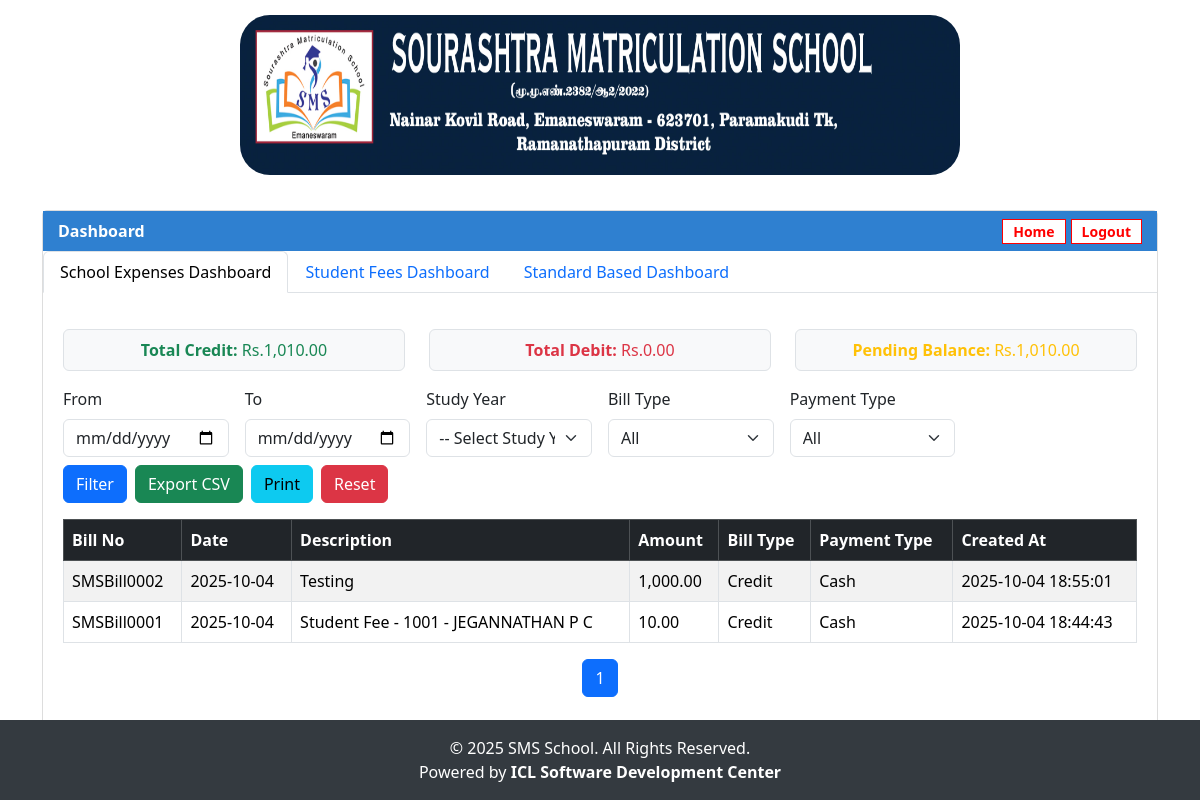
The page /expense_dashboard.php (signed in) on the database its author committed.
### tables this page shows
CREATE TABLE `school_expenses` (
  `bill_no` varchar(50) NOT NULL,
  `expense_date` date NOT NULL,
  `description` text DEFAULT NULL,
  `amount` decimal(10,2) NOT NULL,
  `billtype` enum('Credit','Debit') NOT NULL DEFAULT 'Debit',
  `created_at` timestamp NOT NULL DEFAULT current_timestamp(),
  `payment_type` enum('Cash','GPay') NOT NULL DEFAULT 'Cash'
);

### expenses_dash.php (the view, shortened to what this page needs)
<?php
$today = date('Y-m-d');
$from = $_POST['from_date'] ?? '';
$to = $_POST['to_date'] ?? '';
$where = "1=1";
$limit = 20;
$page = isset($_GET['page']) ? (int)$_GET['page'] : 1;
$offset = ($page - 1) * $limit;
$total_result = $conn->query("SELECT COUNT(*) AS total FROM school_expenses WHERE $where");
$total_row = $total_result->fetch_assoc();
$total_records = $total_row['total'];
$total_pages = ceil($total_records / $limit);
$sql = "SELECT * FROM school_expenses WHERE $where ORDER BY CAST(SUBSTRING(bill_no,8) AS UNSIGNED) DESC LIMIT $limit OFFSET $offset";
$result = $conn->query($sql);
$total_credit = 0;
$total_debit = 0;
$sql_totals = "SELECT * FROM school_expenses WHERE $where";
$res_totals = $conn->query($sql_totals);
while ($row_tot = $res_totals->fetch_assoc()) {
    if ($row_tot['billtype'] === 'Credit') $total_credit += $row_tot['amount'];
    else $total_debit += $row_tot['amount'];
}
$pending_balance = $total_credit - $total_debit;
?>
<div class="row mb-3">
    <div class="col-12 col-md-4">
        <div class="p-2 border rounded bg-light text-success text-center">
            <strong>Total Credit:</strong> Rs.<?= number_format($total_credit, 2) ?>
        </div>
    </div>
    <div class="col-12 col-md-4">
        <div class="p-2 border rounded bg-light text-danger text-center">
            <strong>Total Debit:</strong> Rs.<?= number_format($total_debit, 2) ?>
        </div>
    </div>
    <div class="col-12 col-md-4">
        <div class="p-2 border rounded bg-light text-warning text-center">
            <strong>Pending Balance:</strong> Rs.<?= number_format($pending_balance, 2) ?>
        </div>
    </div>
</div>
<form method="POST" class="mb-3">
    <div class="row g-3 mb-2">
        <div class="col-12 col-sm-6 col-md-2">
            <label class="form-label">From</label>
            <input type="date" name="from_date" class="form-control" value="<?= htmlspecialchars($from) ?>" max="<?= $today ?>">
        </div>
        <div class="col-12 col-sm-6 col-md-2">
            <label class="form-label">To</label>
            <input type="date" name="to_date" class="form-control" value="<?= htmlspecialchars($to) ?>" max="<?= $today ?>">
        </div>
        <div class="col-12 col-sm-6 col-md-2">
            <label class="form-label">Study Year</label>
            <select name="study_year" class="form-select">
                <option value="">-- Select Study Year --</option>
            </select>
        </div>
        <div class="col-12 col-sm-6 col-md-2">
            <label class="form-label">Bill Type</label>
            <select name="bill_type" id="billTypeSelect" class="form-select">
                <option value="">All</option>
            </select>
        </div>
        <div class="col-12 col-sm-6 col-md-2" id="paymentTypeDiv">
            <label class="form-label">Payment Type</label>
            <select name="payment_type" class="form-select">
                <option value="">All</option>
            </select>
        </div>
    </div>
    <div class="row g-2">
        <div class="col-12 d-flex flex-wrap gap-2">
            <button type="submit" class="btn btn-primary">Filter</button>
            <button type="submit" name="export_csv" class="btn btn-success">Export CSV</button>
            <button type="button" class="btn btn-info" onclick="window.print()">Print</button>
            <a href="expense_dashboard.php?active_tab=expenses" class="btn btn-danger">Reset</a>
        </div>
    </div>
</form>
<div class="table-responsive">
    <table class="table table-bordered table-striped table-hover">
        <thead class="table-dark">
            <tr>
                <th>Bill No</th>
                <th>Date</th>
                <th>Description</th>
                <th>Amount</th>
                <th>Bill Type</th>
                <th>Payment Type</th>
                <th>Created At</th>
            </tr>
        </thead>
        <tbody>
        <?php if ($result->num_rows > 0): ?>
            <?php while($row = $result->fetch_assoc()): ?>
                <tr>
                    <td data-label="Bill No"><?= htmlspecialchars($row['bill_no']) ?></td>
                    <td data-label="Date"><?= htmlspecialchars($row['expense_date']) ?></td>
                    <td data-label="Description"><?= htmlspecialchars($row['description']) ?></td>
                    <td data-label="Amount"><?= number_format($row['amount'],2) ?></td>
                    <td data-label="Bill Type"><?= htmlspecialchars($row['billtype']) ?></td>
                    <td data-label="Payment Type"><?= htmlspecialchars($row['payment_type']) ?></td>
                    <td data-label="Created At"><?= htmlspecialchars($row['created_at']) ?></td>
                </tr>
            <?php endwhile; ?>
        <?php else: ?>
            <tr><td colspan="7" class="text-center">No expense records found</td></tr>
        <?php endif; ?>
        </tbody>
    </table>
</div>
<nav>
    <ul class="pagination justify-content-center flex-wrap">
        <?php for($i=1;$i<=$total_pages;$i++): ?>
            <li class="page-item <?= ($i==$page)?'active':'' ?>">
                <a class="page-link" href="expense_dashboard.php?page=<?= $i ?>&active_tab=expenses"><?= $i ?></a>
            </li>
        <?php endfor; ?>
    </ul>
</nav>

### style/style.css (style rules this page uses)
body { min-height: 100vh; position: relative; margin: 0; padding-bottom: 60px; }

### rows shown on the page
school_expenses: bill_no "SMSBill0002", expense_date "2025-10-04", description "Testing", amount "1,000.00", billtype "Credit", payment_type "Cash", created_at "2025-10-04 18:55:01"
school_expenses: bill_no "SMSBill0001", expense_date "2025-10-04", description "Student Fee - 1001 - JEGANNATHAN P C", amount "10.00", billtype "Credit", payment_type "Cash", created_at "2025-10-04 18:44:43"

### other values the page prints
$total_credit "1,010.00"
$total_debit "0.00"
$pending_balance "1,010.00"
